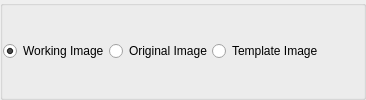
          <widget class="QGroupBox" name="gbOrigRb">
           <property name="title">
            <string/>
           </property>
           <layout class="QHBoxLayout" name="gbImage1">
            <property name="spacing">
             <number>0</number>
            </property>
            <property name="margin">
             <number>0</number>
            </property>
            <item>
             <widget class="QRadioButton" name="rbOrigWorking">
              <property name="text">
               <string>Working Image</string>
              </property>
              <property name="checked">
               <bool>true</bool>
              </property>
              <property name="autoRepeat">
               <bool>false</bool>
              </property>
              <property name="autoExclusive">
               <bool>true</bool>
              </property>
             </widget>
            </item>
            <item>
             <widget class="QRadioButton" name="rbOrigOrig">
              <property name="text">
               <string>Original Image</string>
              </property>
              <property name="checkable">
               <bool>true</bool>
              </property>
              <property name="checked">
               <bool>false</bool>
              </property>
             </widget>
            </item>
            <item>
             <widget class="QRadioButton" name="rbOrigTemplate">
              <property name="text">
               <string>Template Image</string>
              </property>
             </widget>
            </item>
            <item>
             <spacer name="horizontalSpacer_2">
              <property name="orientation">
               <enum>Qt::Horizontal</enum>
              </property>
              <property name="sizeHint" stdset="0">
               <size>
                <width>40</width>
                <height>20</height>
               </size>
              </property>
             </spacer>
            </item>
           </layout>
          </widget>
